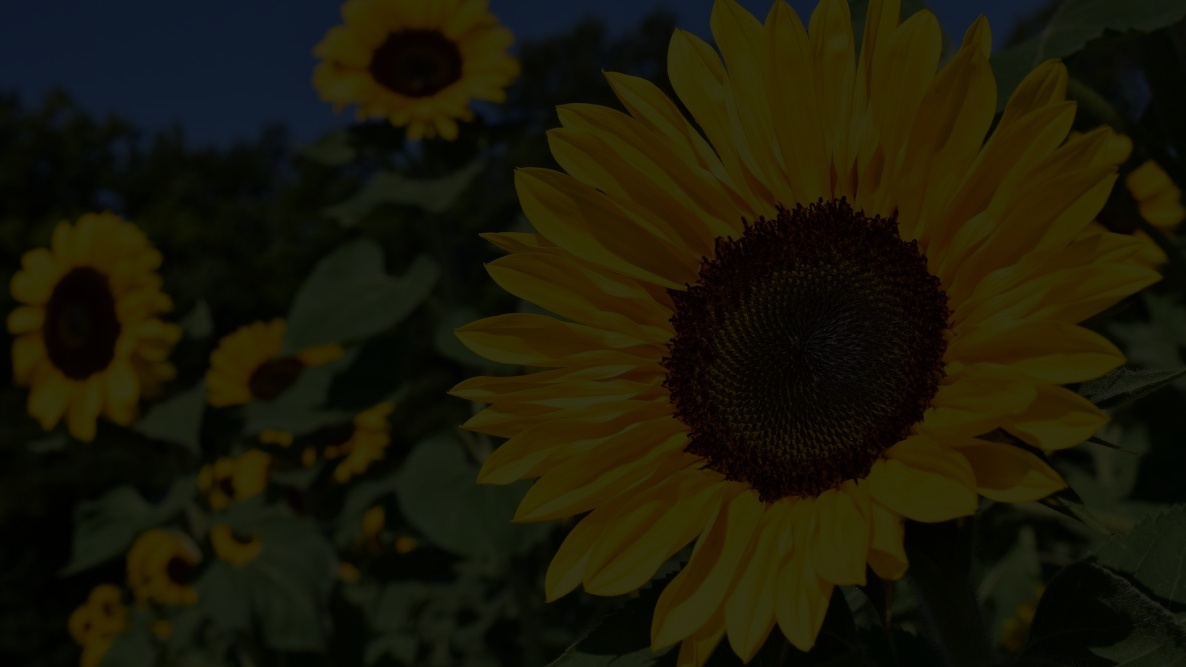
#> input picture Labs/Lab 4/DarkImage.jpg, 1186 x 667 px
$ python answer1.py
#> lines starting #> are read from the running program, lines starting #| are printed output that depends on the picture
import cv2
import numpy as np
import matplotlib.pyplot as plt

img = cv2.imread("DarkImage.jpg", 0)
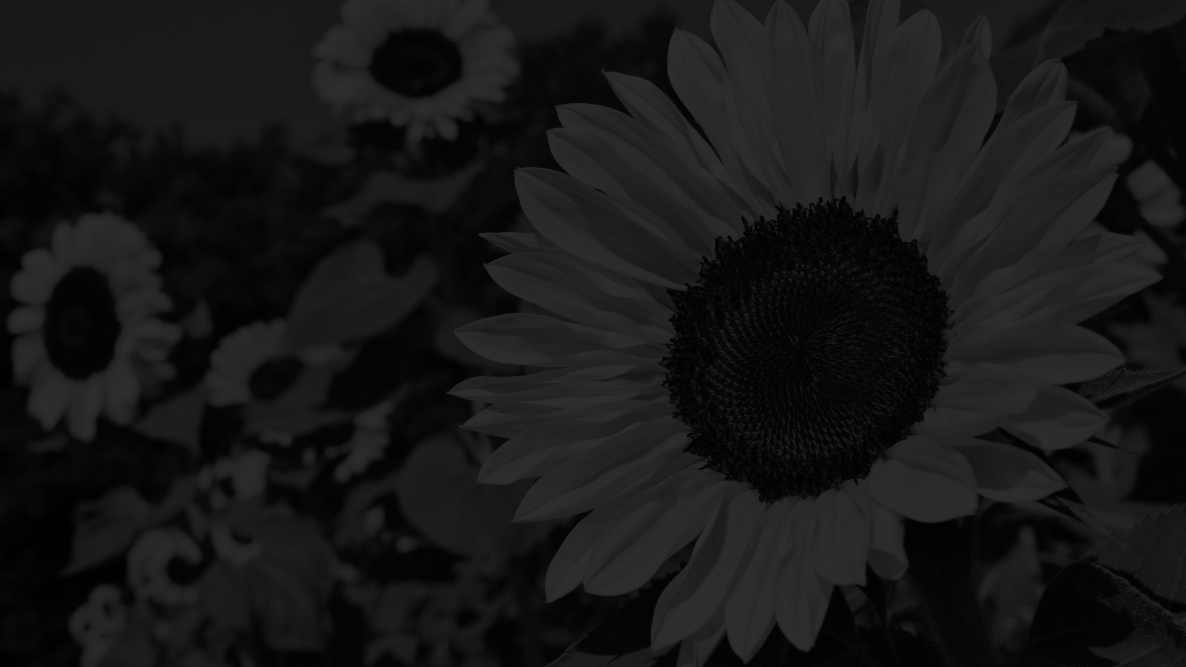
#> img: shape (667, 1186); min 0, max 49, mean 22.8

if img is None:
    print("Error: image not found")
    exit()

# Calculate histogram of original image
hist1 = cv2.calcHist([img], [0], None, [256], [0, 256])
#> hist1 = 256 values, max 38687 at index 4, min 0 at index 50, mean 3090.1

# Apply Histogram Equalization
equalizedImg = cv2.equalizeHist(img)
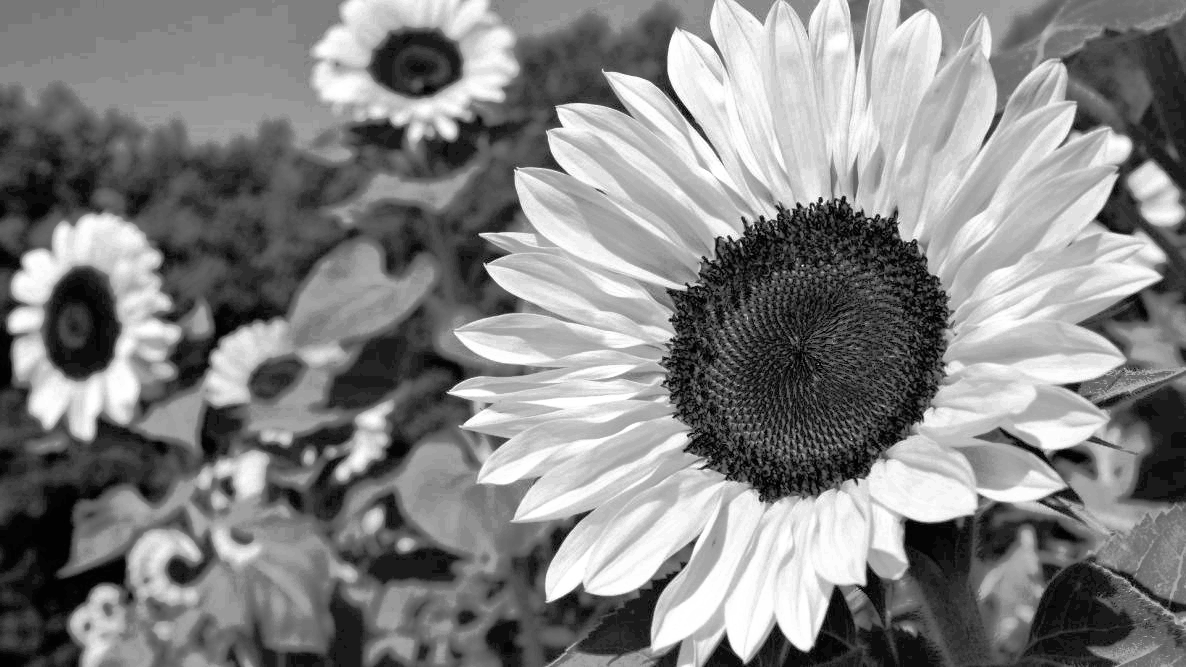
#> equalizedImg: shape (667, 1186); min 0, max 255, mean 130.9

# Histogram of equalized image
hist2 = cv2.calcHist([equalizedImg], [0], None, [256], [0, 256])
#> hist2 = 256 values, max 38687 at index 26, min 0 at index 1, mean 3090.1

# Display images side by side
result = np.hstack((img, equalizedImg))
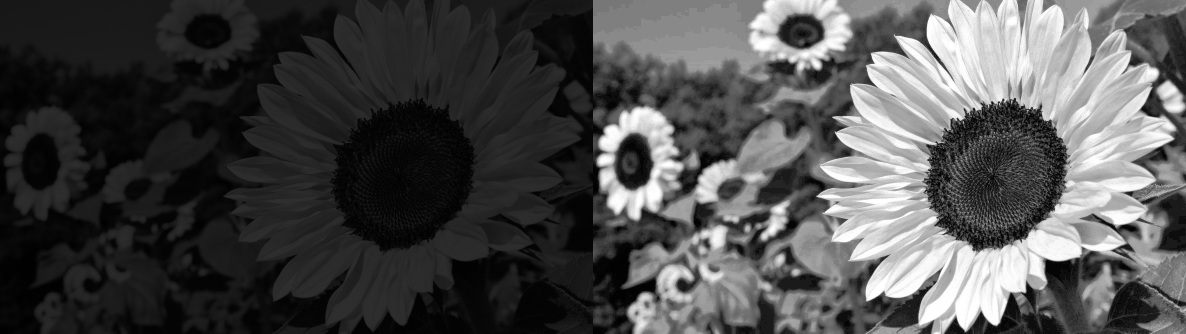
#> result: shape (667, 2372) (shown at 1/2 size); min 0, max 255, mean 76.9

cv2.imshow("Original vs Equalized", result)
cv2.waitKey(0)
cv2.destroyAllWindows()

# Plot histograms
plt.figure(figsize=(10, 4))

plt.subplot(1, 2, 1)
plt.title("Original Image Histogram")
plt.xlabel("Pixel Intensity")
plt.ylabel("Number of Pixels")
plt.xlim([0, 256])
plt.plot(hist1)

plt.subplot(1, 2, 2)
plt.title("Equalized Image Histogram")
plt.xlabel("Pixel Intensity")
plt.ylabel("Number of Pixels")
plt.xlim([0, 256])
plt.plot(hist2)

plt.tight_layout()
plt.show()
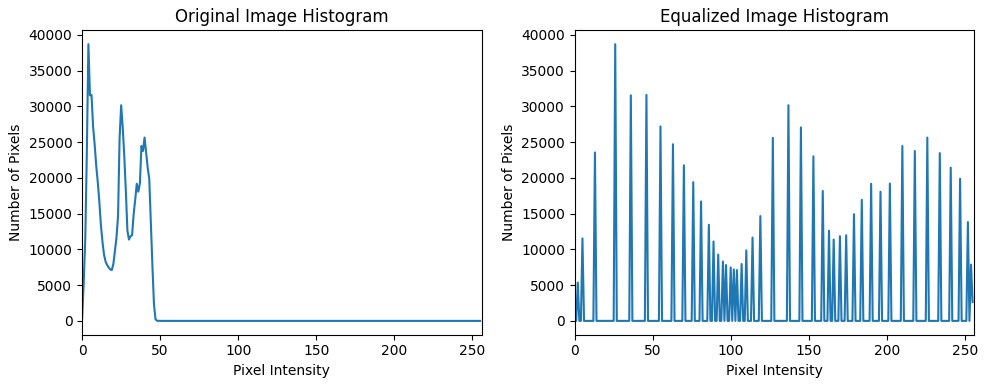
#> figure drawn by matplotlib, 2 panels; panel 1: curve peaks at x = 4, y = 38687; panel 2: curve peaks at x = 26, y = 38687
